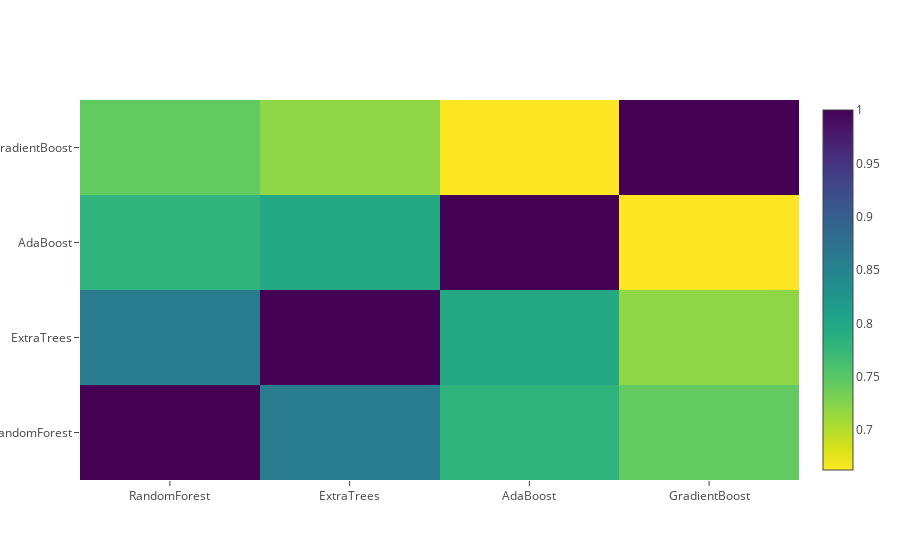

This figure's notebook cell:
### Markdown cell above
**Correlation Heatmap of the Second Level Training set**

### Code cell
data = [
    go.Heatmap(
        z= base_predictions_train.astype(float).corr().values ,
        x=base_predictions_train.columns.values,
        y= base_predictions_train.columns.values,
          colorscale='Viridis',
            showscale=True,
            reversescale = True
    )
]
py.iplot(data, filename='labelled-heatmap')

### Figure 1 — Plotly figure (JSON) as saved in the notebook; plotly's stock layout.template omitted (floating-point values rounded to 4 significant figures)
{"data": [{"colorscale": "Viridis", "reversescale": true, "showscale": true, "type": "heatmap", "uid": "999503cc-b4ce-11e8-a8e9-c85b760ec980", "x": ["RandomForest", "ExtraTrees", "AdaBoost", "GradientBoost"], "y": ["RandomForest", "ExtraTrees", "AdaBoost", "GradientBoost"], "z": [[1, 0.8602, 0.7812, 0.7445], [0.8602, 1, 0.7968, 0.7198], [0.7812, 0.7968, 1, 0.6627], [0.7445, 0.7198, 0.6627, 1]]}], "layout": {}}
